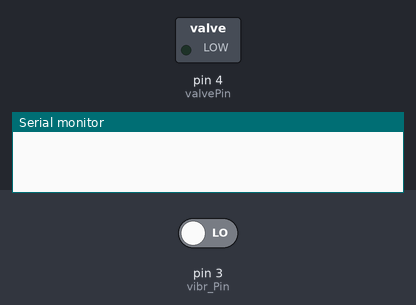
Simulated run of this sketch. Board: Arduino Uno, built with avr-gcc and run on an emulated ATmega328P. Parts: switched loads named in the sketch (green lamp = pin HIGH), the last lines printed to the serial monitor. The inputs (shaded band) are chosen by the test bench; at power-on: pin 3 (vibr_Pin) LOW.

Above: at 0.1 s.
At 1.1 s:
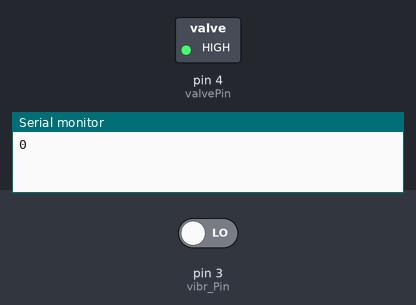
Timing chart, 0 to 2.6 s (numbered marks = the images above):
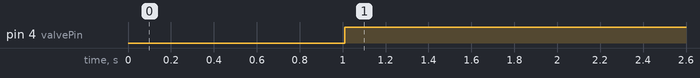

Measured:
- by itself, pin 4 (valvePin): LOW → HIGH at 1.0 s

The sketch:

automaticvalve.ino
```cpp
int vibr_Pin =3; //Pin analogico para sensor de vibracion
int valvePin = 4; //pin para valvula
int tiempoVibracion = 0;
int tiempoTolerancia = 10; //10 segundos de tolerancia
bool valvulaAbierta = true;

void setup(){

  pinMode(vibr_Pin, INPUT); //poner vibr_Pin como entrada para las mediciones
  pinMode(valvePin, OUTPUT); //setea pin de valvula como salida
  Serial.begin(9600); //salida serial 9600
 // Serial.println("----------------------Vibration demo------------------------");
}
void loop(){
  long measurement =TP_init();

 // Serial.print("measurment = ");
  Serial.println(measurement);
  if (measurement > 1000){ //si la vibracion es mayor a mil
      delay(490);//espera medio segundo, se debe sumar  el delay de TP_init()
      if(++tiempoVibracion>tiempoTolerancia){//si el tiempo de que ha durado la vibracion supera la tolerancia
          //se cambia estado de valvula
          valvulaAbierta = !valvulaAbierta;
      }
  }
  else{
    tiempoVibracion=0;
  }

  if(valvulaAbierta){
      digitalWrite(valvePin, HIGH);
  }else{
      digitalWrite(valvePin, LOW);
  }
}

long TP_init(){
  delay(10);
  long measurement=pulseIn (vibr_Pin, HIGH);  //wait for the pin to get HIGH and returns measurement
  return measurement;
}
```
